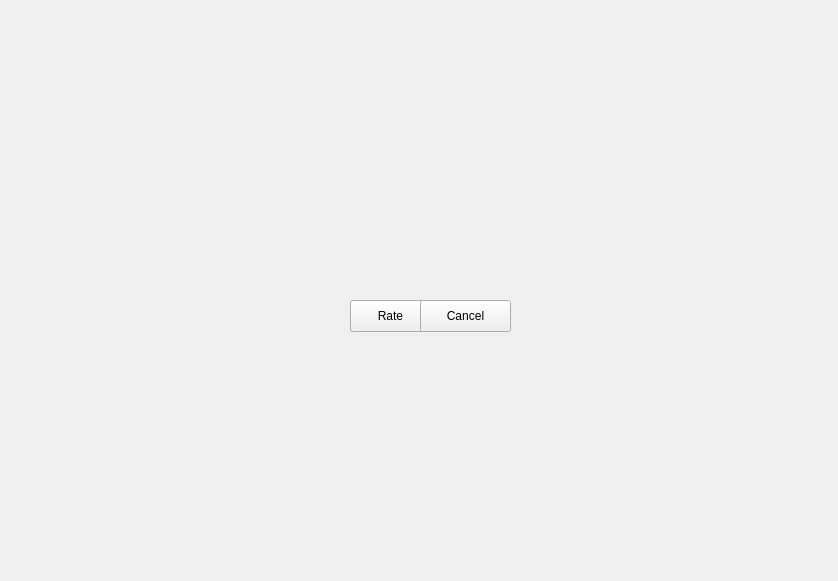
<?xml version="1.0" encoding="UTF-8"?>
<ui version="4.0">
 <class>Rate</class>
 <widget class="QWidget" name="Rate">
  <property name="geometry">
   <rect>
    <x>0</x>
    <y>0</y>
    <width>838</width>
    <height>581</height>
   </rect>
  </property>
  <property name="windowTitle">
   <string>Form</string>
  </property>
  <widget class="QLabel" name="label">
   <property name="geometry">
    <rect>
     <x>0</x>
     <y>0</y>
     <width>841</width>
     <height>581</height>
    </rect>
   </property>
   <property name="text">
    <string/>
   </property>
   <property name="pixmap">
    <pixmap resource="images.qrc">:/Rate/Rate.png</pixmap>
   </property>
   <property name="scaledContents">
    <bool>true</bool>
   </property>
  </widget>
  <widget class="QPushButton" name="B_1">
   <property name="geometry">
    <rect>
     <x>130</x>
     <y>200</y>
     <width>41</width>
     <height>41</height>
    </rect>
   </property>
   <property name="cursor">
    <cursorShape>PointingHandCursor</cursorShape>
   </property>
   <property name="text">
    <string/>
   </property>
   <property name="iconSize">
    <size>
     <width>32</width>
     <height>32</height>
    </size>
   </property>
   <property name="checkable">
    <bool>false</bool>
   </property>
   <property name="autoDefault">
    <bool>false</bool>
   </property>
   <property name="flat">
    <bool>true</bool>
   </property>
  </widget>
  <widget class="QPushButton" name="B_2">
   <property name="geometry">
    <rect>
     <x>200</x>
     <y>200</y>
     <width>41</width>
     <height>41</height>
    </rect>
   </property>
   <property name="cursor">
    <cursorShape>PointingHandCursor</cursorShape>
   </property>
   <property name="text">
    <string/>
   </property>
   <property name="iconSize">
    <size>
     <width>32</width>
     <height>32</height>
    </size>
   </property>
   <property name="flat">
    <bool>true</bool>
   </property>
  </widget>
  <widget class="QPushButton" name="B_3">
   <property name="geometry">
    <rect>
     <x>270</x>
     <y>200</y>
     <width>41</width>
     <height>41</height>
    </rect>
   </property>
   <property name="cursor">
    <cursorShape>PointingHandCursor</cursorShape>
   </property>
   <property name="text">
    <string/>
   </property>
   <property name="iconSize">
    <size>
     <width>32</width>
     <height>32</height>
    </size>
   </property>
   <property name="flat">
    <bool>true</bool>
   </property>
  </widget>
  <widget class="QPushButton" name="B_4">
   <property name="geometry">
    <rect>
     <x>340</x>
     <y>200</y>
     <width>41</width>
     <height>41</height>
    </rect>
   </property>
   <property name="cursor">
    <cursorShape>PointingHandCursor</cursorShape>
   </property>
   <property name="text">
    <string/>
   </property>
   <property name="iconSize">
    <size>
     <width>32</width>
     <height>32</height>
    </size>
   </property>
   <property name="flat">
    <bool>true</bool>
   </property>
  </widget>
  <widget class="QPushButton" name="B_5">
   <property name="geometry">
    <rect>
     <x>400</x>
     <y>200</y>
     <width>41</width>
     <height>41</height>
    </rect>
   </property>
   <property name="cursor">
    <cursorShape>PointingHandCursor</cursorShape>
   </property>
   <property name="text">
    <string/>
   </property>
   <property name="iconSize">
    <size>
     <width>32</width>
     <height>32</height>
    </size>
   </property>
   <property name="flat">
    <bool>true</bool>
   </property>
  </widget>
  <widget class="QPushButton" name="B_6">
   <property name="geometry">
    <rect>
     <x>460</x>
     <y>200</y>
     <width>41</width>
     <height>41</height>
    </rect>
   </property>
   <property name="cursor">
    <cursorShape>PointingHandCursor</cursorShape>
   </property>
   <property name="text">
    <string/>
   </property>
   <property name="iconSize">
    <size>
     <width>32</width>
     <height>32</height>
    </size>
   </property>
   <property name="flat">
    <bool>true</bool>
   </property>
  </widget>
  <widget class="QPushButton" name="B_7">
   <property name="geometry">
    <rect>
     <x>520</x>
     <y>200</y>
     <width>41</width>
     <height>41</height>
    </rect>
   </property>
   <property name="cursor">
    <cursorShape>PointingHandCursor</cursorShape>
   </property>
   <property name="text">
    <string/>
   </property>
   <property name="iconSize">
    <size>
     <width>32</width>
     <height>32</height>
    </size>
   </property>
   <property name="flat">
    <bool>true</bool>
   </property>
  </widget>
  <widget class="QPushButton" name="B_8">
   <property name="geometry">
    <rect>
     <x>580</x>
     <y>200</y>
     <width>41</width>
     <height>41</height>
    </rect>
   </property>
   <property name="cursor">
    <cursorShape>PointingHandCursor</cursorShape>
   </property>
   <property name="text">
    <string/>
   </property>
   <property name="iconSize">
    <size>
     <width>32</width>
     <height>32</height>
    </size>
   </property>
   <property name="flat">
    <bool>true</bool>
   </property>
  </widget>
  <widget class="QPushButton" name="B_9">
   <property name="geometry">
    <rect>
     <x>640</x>
     <y>200</y>
     <width>41</width>
     <height>41</height>
    </rect>
   </property>
   <property name="cursor">
    <cursorShape>PointingHandCursor</cursorShape>
   </property>
   <property name="text">
    <string/>
   </property>
   <property name="iconSize">
    <size>
     <width>32</width>
     <height>32</height>
    </size>
   </property>
   <property name="flat">
    <bool>true</bool>
   </property>
  </widget>
  <widget class="QPushButton" name="B_10">
   <property name="geometry">
    <rect>
     <x>700</x>
     <y>200</y>
     <width>41</width>
     <height>41</height>
    </rect>
   </property>
   <property name="cursor">
    <cursorShape>PointingHandCursor</cursorShape>
   </property>
   <property name="text">
    <string/>
   </property>
   <property name="iconSize">
    <size>
     <width>32</width>
     <height>32</height>
    </size>
   </property>
   <property name="flat">
    <bool>true</bool>
   </property>
  </widget>
  <widget class="QPushButton" name="RateBtn">
   <property name="geometry">
    <rect>
     <x>350</x>
     <y>300</y>
     <width>81</width>
     <height>32</height>
    </rect>
   </property>
   <property name="text">
    <string>Rate</string>
   </property>
  </widget>
  <widget class="QPushButton" name="CancelBtn">
   <property name="geometry">
    <rect>
     <x>420</x>
     <y>300</y>
     <width>91</width>
     <height>32</height>
    </rect>
   </property>
   <property name="text">
    <string>Cancel</string>
   </property>
  </widget>
 </widget>
 <resources>
  <include location="images.qrc"/>
 </resources>
 <connections/>
</ui>
